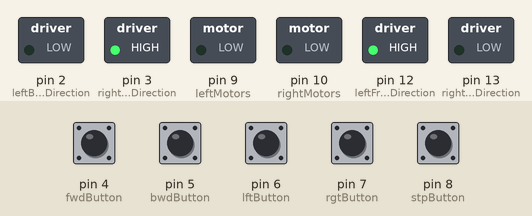
This sketch was run on a simulated Arduino Uno, built with avr-gcc and run on an emulated ATmega328P. Shown: switched loads named in the sketch (green lamp = pin HIGH). The inputs (shaded band) are chosen by the test bench; at power-on: pin 4 (fwdButton), pin 5 (bwdButton), pin 6 (lftButton), pin 7 (rgtButton), pin 8 (stpButton) HIGH.

Above: at 3.2 s.
3.3 s: pin 4 (fwdButton) pulled LOW for 0.15 s
At 4.4 s:
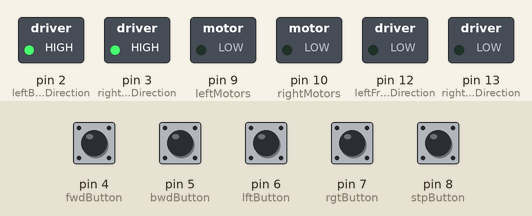
4.9 s: pin 5 (bwdButton) pulled LOW for 0.15 s
At 5.6 s:
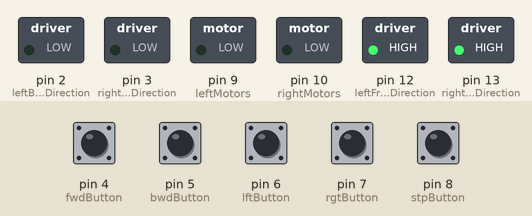
6.5 s: pin 6 (lftButton) pulled LOW for 0.15 s
At 7.8 s:
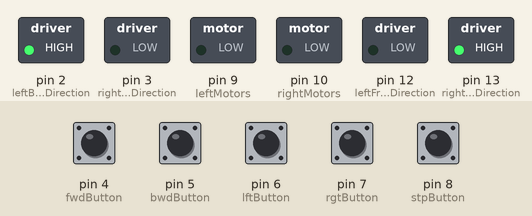
8.1 s: pin 4 (fwdButton) pulled LOW for 1 s
At 8.5 s:
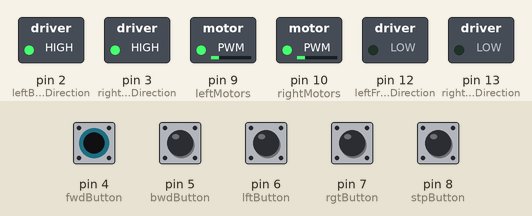
10.6 s: pin 5 (bwdButton) pulled LOW for 1 s
At 11.4 s:
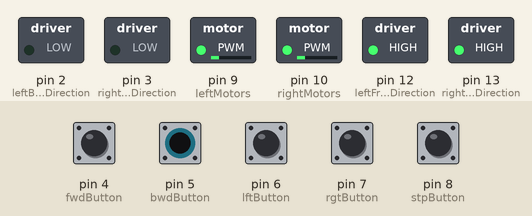
Timing chart, 0 to 13.6 s (numbered marks = the images above; inputs shaded):
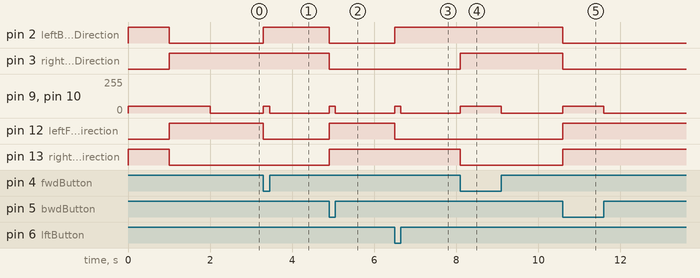

The sketch:

Rover_v0.ino
```cpp
/*
 *4-Wetenschappelijk project
 *lijnvolgende robot
 *Eerste test
 *09/03/2017
 */

//initialiatie globale variablen

//digitale pinnen
 const byte leftMotors=9;//pwm pinnen
 const byte rightMotors=10;//pwm pinnen
 const byte leftFrontDirection=12;
 const byte rightFrontDirection=13;
 const byte leftBackDirection=2;
 const byte rightBackDirection=3;
 const byte fwdButton=4;
 const byte bwdButton=5;
 const byte lftButton=6;
 const byte rgtButton=7;
 const byte stpButton=8;
 //directies
 const byte FWD = 0;
 const byte BWD = 1;
 //snelheid
 const byte spd = 50;
 //digital reads
  byte F,B,L,R,S;

//code die in het begin wordt uitgevoerd
void setup() {
  //OUTPUT PWM PINNEN
  pinMode(leftMotors,OUTPUT);
  pinMode(rightMotors,OUTPUT);
  //OUTPUT pinnen
  pinMode(rightFrontDirection,OUTPUT);
  pinMode(leftBackDirection,OUTPUT);
  pinMode(leftFrontDirection,OUTPUT);
  pinMode(rightBackDirection,OUTPUT);
  //INPUT PINNEN
  pinMode(fwdButton,INPUT_PULLUP);
  pinMode(bwdButton,INPUT_PULLUP);
  pinMode(lftButton,INPUT_PULLUP);
  pinMode(rgtButton,INPUT_PULLUP);
  pinMode(stpButton,INPUT_PULLUP);
  //motors testen
  testMotors();

}
//de loop die constant wordt uitgevoerd
void loop() {

  //start van de code
  F = digitalRead(fwdButton);
  B = digitalRead(bwdButton);
  L = digitalRead(lftButton);
  R = digitalRead(rgtButton);
  S = digitalRead(stpButton);
  //zorgt voor de besturing van de robot met behulp van knoppen
  //Er wordt gekeken naar een gelijkenis met 0 omdat er pull up resistoren gebruikt werden
  if(S==0) {
    emergencyStop();
  }else if(F==0) {
    forward(spd);
  }else if(B==0) {
    backward(spd);
  }else if(L==0) {
    left(spd);
  }else if(R==0) {
    right(spd);
  }else {
    emergencyStop();
  }

}
//functie die de motoren test door de robot links en daarna rechts te doen draaien
void testMotors() {
  left(spd);
  delay(1000);//één seconde wachten
  left(0);
  right(spd);
  delay(1000);//één seconde wachten
  right(0);

}

//functie om de robot rechtdoor te doen bewegen
void forward(byte velocity) {
  digitalWrite(leftFrontDirection,0);
  digitalWrite(rightFrontDirection,0);
  digitalWrite(leftBackDirection,1);
  digitalWrite(rightBackDirection,1);
  analogWrite(leftMotors,velocity);
  analogWrite(rightMotors,velocity);
}

//functie om de robot achteruit te doen bewegen
void backward(byte velocity) {
  digitalWrite(leftFrontDirection,1);
  digitalWrite(rightFrontDirection,1);
  digitalWrite(leftBackDirection,0);
  digitalWrite(rightBackDirection,0);
  analogWrite(leftMotors,velocity);
  analogWrite(rightMotors,velocity);
}

//functie om de robot links te doen bewegen
void left(byte velocity) {
  digitalWrite(leftFrontDirection,0);
  digitalWrite(rightFrontDirection,1);
  digitalWrite(leftBackDirection,1);
  digitalWrite(rightBackDirection,0);
  analogWrite(leftMotors,velocity);
  analogWrite(rightMotors,velocity);
}

//functie om de robot rechts te doen bewegen
void right(byte velocity) {
  digitalWrite(leftFrontDirection,1);
  digitalWrite(rightFrontDirection,0);
  digitalWrite(leftBackDirection,0);
  digitalWrite(rightBackDirection,1);
  analogWrite(leftMotors,velocity);
  analogWrite(rightMotors,velocity);
}

//functie om de robot tot stilstand te brengen
void emergencyStop() {
    analogWrite(leftMotors,0);
    analogWrite(rightMotors,0);
}
```

Measured:
- after the input at 3.3 s, pin 2 (leftBackDirection): LOW → HIGH at once; pin 9 (leftMotors), pin 10 (rightMotors): 0/255 → 50/255 at once, → 0/255 0.15 s later; pin 12 (leftFrontDirection): HIGH → LOW at once
- after the input at 4.9 s, pin 2 (leftBackDirection), pin 3 (rightBackDirection): HIGH → LOW at once; pin 9 (leftMotors), pin 10 (rightMotors): 0/255 → 50/255 at once, → 0/255 0.15 s later; pin 12 (leftFrontDirection), pin 13 (rightFrontDirection): LOW → HIGH at once
- after the input at 6.5 s, pin 2 (leftBackDirection): LOW → HIGH at once; pin 9 (leftMotors), pin 10 (rightMotors): 0/255 → 50/255 at once, → 0/255 0.15 s later; pin 12 (leftFrontDirection): HIGH → LOW at once
- after the input at 8.1 s, pin 3 (rightBackDirection): LOW → HIGH at once; pin 9 (leftMotors), pin 10 (rightMotors): 0/255 → 50/255 at once, → 0/255 1.0 s later; pin 13 (rightFrontDirection): HIGH → LOW at once
- after the input at 10.6 s, pin 2 (leftBackDirection), pin 3 (rightBackDirection): HIGH → LOW at once; pin 9 (leftMotors), pin 10 (rightMotors): 0/255 → 50/255 at once, → 0/255 1.0 s later; pin 12 (leftFrontDirection), pin 13 (rightFrontDirection): LOW → HIGH at once
